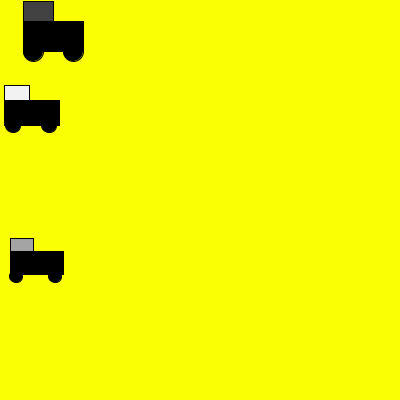
Frame 1 (no input)
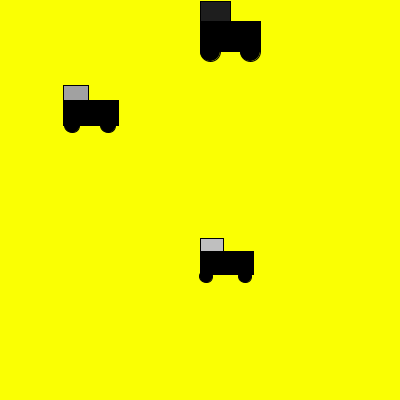
Frame 60 (the mouse pressed at the canvas centre just before this capture)
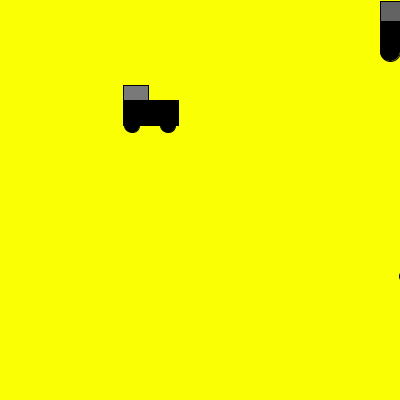
Frame 120 (the mouse held since frame 60 and released just before this capture)

The Processing sketch that drew these frames (run headless with seeded random() and noise(); from frame 60 on, the mouse is pressed at the canvas centre):

// Processing sketch: processing_41230
// ── processing_41230.pde

float x1=0;
float y1=1;
float x2=0;
float y2=1;
float x3=0;
float y3=1;
float carSize=10;
int x_speed1=+10;
int x_speed2=+3;
int x_speed3=+1;


void setup(){
  size(400,400);
}
 
void draw(){
  background(250,255,3);
  
  move1();
  move2();
  move3();
  
  bounce1();
  bounce2();
  bounce3();
 
 
  
  display1(x1+0,y1+250,carSize+3);
  display2(x2+20,y2+20,carSize+10);
  display3(x3+3,100,carSize+5);
  
  
}


void move1(){
  x1+=x_speed1;
  }
  void move2(){
  x2+=x_speed2;
  }
  void move3(){
  x3+=x_speed3;
  }
  

void bounce1(){
  if((x1>=width)||(x1<=0)){
    x_speed1=x_speed1*-1;
  }
}
void bounce2(){
  if((x2>=width)||(x2<=0)){
    x_speed2=x_speed2*-1;
  }
}
void bounce3(){
  if((x3>=width)||(x3<=0)){
    x_speed3=x_speed3*-1;
  }
}


void display1(float x1, float y1,float carSize){
  fill(0);
 rect(x1, y1, carSize+40,carSize+10);
 fill(random(255));
 rect(x1,y1-13,carSize+10,carSize);
 fill(0);
 ellipse(x1+6, y1+25, carSize,carSize);
 fill(0);
 ellipse(x1+45, y1+25, carSize,carSize);
}
void display2(float x2, float y2,float carSize){
  fill(0);
 rect(x2, y2, carSize+40,carSize+10);
 fill(random(255));
 rect(x2,y2-20,carSize+10,carSize);
 fill(0);
 ellipse(x2+10, y2+30, carSize,carSize);
fill(0);
 ellipse(x2+50, y2+30, carSize,carSize);
}
void display3(float x3, float y3,float carSize){
  fill(0);
 rect(x3, y3, carSize+40,carSize+10);
 fill(random(255));
 rect(x3,y3-15,carSize+10,carSize);
 fill(0);
 ellipse(x3+9, y3+25, carSize,carSize);
 fill(0);
 ellipse(x3+45, y3+25, carSize,carSize);
}
                
